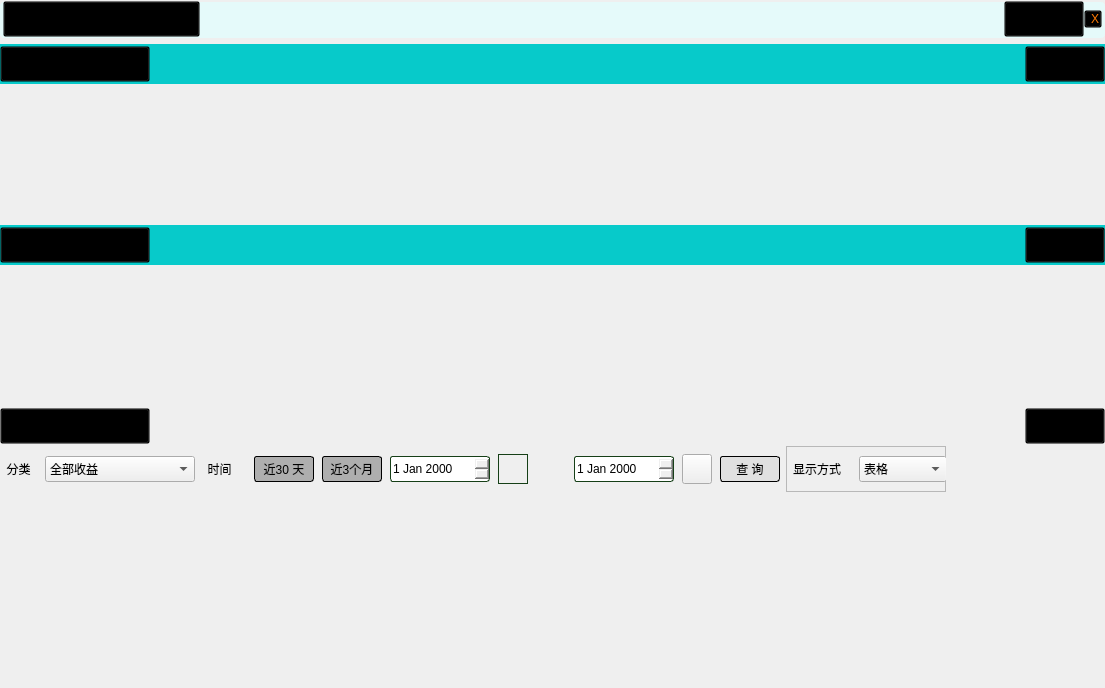
<?xml version="1.0" encoding="UTF-8"?>
<ui version="4.0">
 <class>Income</class>
 <widget class="QWidget" name="Income">
  <property name="geometry">
   <rect>
    <x>0</x>
    <y>0</y>
    <width>1105</width>
    <height>688</height>
   </rect>
  </property>
  <property name="windowTitle">
   <string>Form</string>
  </property>
  <layout class="QVBoxLayout" name="verticalLayout_2">
   <property name="leftMargin">
    <number>0</number>
   </property>
   <property name="topMargin">
    <number>0</number>
   </property>
   <property name="rightMargin">
    <number>0</number>
   </property>
   <property name="bottomMargin">
    <number>0</number>
   </property>
   <item>
    <layout class="QVBoxLayout" name="verticalLayout">
     <item>
      <widget class="QWidget" name="widget_tips" native="true">
       <property name="minimumSize">
        <size>
         <width>0</width>
         <height>38</height>
        </size>
       </property>
       <property name="maximumSize">
        <size>
         <width>16777215</width>
         <height>38</height>
        </size>
       </property>
       <property name="styleSheet">
        <string notr="true">#widget_tips
{
margin-top: 2px;
border-radius: 4px;
background-color: #e5fafa;
}</string>
       </property>
       <layout class="QHBoxLayout" name="horizontalLayout_22" stretch="0,3,3,4">
        <property name="spacing">
         <number>0</number>
        </property>
        <property name="leftMargin">
         <number>3</number>
        </property>
        <property name="topMargin">
         <number>0</number>
        </property>
        <property name="rightMargin">
         <number>3</number>
        </property>
        <property name="bottomMargin">
         <number>0</number>
        </property>
        <item>
         <widget class="QPushButton" name="pushButton_45">
          <property name="minimumSize">
           <size>
            <width>180</width>
            <height>36</height>
           </size>
          </property>
          <property name="maximumSize">
           <size>
            <width>16777215</width>
            <height>36</height>
           </size>
          </property>
          <property name="styleSheet">
           <string notr="true">QPushButton
{
text-align: left;
padding-left: 6px;
font: 400 12px &quot;微软雅黑&quot;;
background-color: transparent;
}
QPushButton:hover
{
color: #ff4536;
}</string>
          </property>
          <property name="text">
           <string>完成实名 认证， 获取更多收益！&gt;&gt;</string>
          </property>
         </widget>
        </item>
        <item>
         <spacer name="horizontalSpacer_19">
          <property name="orientation">
           <enum>Qt::Horizontal</enum>
          </property>
          <property name="sizeHint" stdset="0">
           <size>
            <width>922</width>
            <height>20</height>
           </size>
          </property>
         </spacer>
        </item>
        <item>
         <widget class="QPushButton" name="pushButton_46">
          <property name="minimumSize">
           <size>
            <width>80</width>
            <height>36</height>
           </size>
          </property>
          <property name="maximumSize">
           <size>
            <width>80</width>
            <height>36</height>
           </size>
          </property>
          <property name="styleSheet">
           <string notr="true">QPushButton
{
text-align: left;
padding-left: 6px;
font: 400 12px &quot;微软雅黑&quot;;
background-color: transparent;
}
QPushButton:hover
{
color: #ff4536;
}</string>
          </property>
          <property name="text">
           <string>前往认证-&gt;</string>
          </property>
         </widget>
        </item>
        <item>
         <widget class="QPushButton" name="pushButton_tipClose">
          <property name="minimumSize">
           <size>
            <width>18</width>
            <height>18</height>
           </size>
          </property>
          <property name="maximumSize">
           <size>
            <width>18</width>
            <height>18</height>
           </size>
          </property>
          <property name="styleSheet">
           <string notr="true">QPushButton
{
color: rgb(255, 123, 4);
text-align: left;
padding-left: 6px;
font: 400 12px &quot;微软雅黑&quot;;
background-color: transparent;
}
QPushButton:hover
{
color: #ff4536;
}</string>
          </property>
          <property name="text">
           <string>X</string>
          </property>
         </widget>
        </item>
       </layout>
      </widget>
     </item>
     <item>
      <widget class="QWidget" name="widget_incomeGet" native="true">
       <property name="minimumSize">
        <size>
         <width>0</width>
         <height>175</height>
        </size>
       </property>
       <property name="maximumSize">
        <size>
         <width>16777215</width>
         <height>175</height>
        </size>
       </property>
       <property name="styleSheet">
        <string notr="true"/>
       </property>
       <layout class="QVBoxLayout" name="verticalLayout_38">
        <property name="spacing">
         <number>0</number>
        </property>
        <property name="leftMargin">
         <number>0</number>
        </property>
        <property name="topMargin">
         <number>0</number>
        </property>
        <property name="rightMargin">
         <number>0</number>
        </property>
        <property name="bottomMargin">
         <number>0</number>
        </property>
        <item>
         <layout class="QVBoxLayout" name="verticalLayout_37">
          <item>
           <widget class="QWidget" name="widget_16" native="true">
            <property name="minimumSize">
             <size>
              <width>0</width>
              <height>40</height>
             </size>
            </property>
            <property name="maximumSize">
             <size>
              <width>16777215</width>
              <height>40</height>
             </size>
            </property>
            <property name="styleSheet">
             <string notr="true">#widget_16
{
background-color: rgb(7, 202, 202);
}</string>
            </property>
            <layout class="QHBoxLayout" name="horizontalLayout_23">
             <property name="spacing">
              <number>0</number>
             </property>
             <property name="leftMargin">
              <number>0</number>
             </property>
             <property name="topMargin">
              <number>0</number>
             </property>
             <property name="rightMargin">
              <number>0</number>
             </property>
             <property name="bottomMargin">
              <number>0</number>
             </property>
             <item>
              <widget class="QPushButton" name="pushButton__cashtitle">
               <property name="minimumSize">
                <size>
                 <width>150</width>
                 <height>36</height>
                </size>
               </property>
               <property name="maximumSize">
                <size>
                 <width>16777215</width>
                 <height>36</height>
                </size>
               </property>
               <property name="styleSheet">
                <string notr="true">QPushButton
{
text-align: left;
padding-left: 6px;
font: 800 16px &quot;微软雅黑&quot;;
background-color: transparent;
}</string>
               </property>
               <property name="text">
                <string>  收益提现</string>
               </property>
              </widget>
             </item>
             <item>
              <spacer name="horizontalSpacer_20">
               <property name="orientation">
                <enum>Qt::Horizontal</enum>
               </property>
               <property name="sizeHint" stdset="0">
                <size>
                 <width>998</width>
                 <height>20</height>
                </size>
               </property>
              </spacer>
             </item>
             <item>
              <widget class="QPushButton" name="pushButton_53">
               <property name="minimumSize">
                <size>
                 <width>80</width>
                 <height>36</height>
                </size>
               </property>
               <property name="maximumSize">
                <size>
                 <width>80</width>
                 <height>36</height>
                </size>
               </property>
               <property name="styleSheet">
                <string notr="true">QPushButton
{
text-align: left;
padding-left: 6px;
font: 400 12px &quot;微软雅黑&quot;;
background-color: transparent;
}
QPushButton:hover
{
color: #ff4536;
}</string>
               </property>
               <property name="text">
                <string>   结算说明</string>
               </property>
              </widget>
             </item>
            </layout>
           </widget>
          </item>
          <item>
           <widget class="QListWidget" name="listWidget_incomes">
            <property name="styleSheet">
             <string notr="true">QListWidget
{
border-radius: 0px;
/*border: 2px dashed gray;*/
font: 400 16px &quot;微软雅黑&quot;;
background-color: transparent;
}

QListWidget::item
{
height: 36px;
color: #a8a8a8;
padding: 2px 2px;
background-color: white;
}

QListWidget::item:selected
{
color: #65dede;
}

QListWidget::item:hover
{
color: #65dede;
}</string>
            </property>
           </widget>
          </item>
         </layout>
        </item>
       </layout>
      </widget>
     </item>
     <item>
      <widget class="QWidget" name="widget_incomeType" native="true">
       <property name="minimumSize">
        <size>
         <width>0</width>
         <height>175</height>
        </size>
       </property>
       <property name="maximumSize">
        <size>
         <width>16777215</width>
         <height>175</height>
        </size>
       </property>
       <layout class="QVBoxLayout" name="verticalLayout_43">
        <property name="spacing">
         <number>0</number>
        </property>
        <property name="leftMargin">
         <number>0</number>
        </property>
        <property name="topMargin">
         <number>0</number>
        </property>
        <property name="rightMargin">
         <number>0</number>
        </property>
        <property name="bottomMargin">
         <number>0</number>
        </property>
        <item>
         <layout class="QVBoxLayout" name="verticalLayout_44">
          <item>
           <widget class="QWidget" name="widget_17" native="true">
            <property name="minimumSize">
             <size>
              <width>0</width>
              <height>40</height>
             </size>
            </property>
            <property name="maximumSize">
             <size>
              <width>16777215</width>
              <height>40</height>
             </size>
            </property>
            <property name="styleSheet">
             <string notr="true">#widget_17
{
background-color: rgb(7, 202, 202);
}</string>
            </property>
            <layout class="QHBoxLayout" name="horizontalLayout_24">
             <property name="spacing">
              <number>0</number>
             </property>
             <property name="leftMargin">
              <number>0</number>
             </property>
             <property name="topMargin">
              <number>0</number>
             </property>
             <property name="rightMargin">
              <number>0</number>
             </property>
             <property name="bottomMargin">
              <number>0</number>
             </property>
             <item>
              <widget class="QPushButton" name="pushButton_gtypetitle">
               <property name="minimumSize">
                <size>
                 <width>150</width>
                 <height>36</height>
                </size>
               </property>
               <property name="maximumSize">
                <size>
                 <width>16777215</width>
                 <height>36</height>
                </size>
               </property>
               <property name="styleSheet">
                <string notr="true">QPushButton
{
text-align: left;
padding-left: 6px;
font: 800 16px &quot;微软雅黑&quot;;
background-color: transparent;
}</string>
               </property>
               <property name="text">
                <string>  收益类型</string>
               </property>
              </widget>
             </item>
             <item>
              <spacer name="horizontalSpacer_21">
               <property name="orientation">
                <enum>Qt::Horizontal</enum>
               </property>
               <property name="sizeHint" stdset="0">
                <size>
                 <width>998</width>
                 <height>20</height>
                </size>
               </property>
              </spacer>
             </item>
             <item>
              <widget class="QPushButton" name="pushButton_57">
               <property name="minimumSize">
                <size>
                 <width>80</width>
                 <height>36</height>
                </size>
               </property>
               <property name="maximumSize">
                <size>
                 <width>80</width>
                 <height>36</height>
                </size>
               </property>
               <property name="styleSheet">
                <string notr="true">QPushButton
{
text-align: left;
padding-left: 6px;
font: 400 12px &quot;微软雅黑&quot;;
background-color: transparent;
}
QPushButton:hover
{
color: #ff4536;
}</string>
               </property>
               <property name="text">
                <string/>
               </property>
              </widget>
             </item>
            </layout>
           </widget>
          </item>
          <item>
           <widget class="QListWidget" name="listWidget_gainType">
            <property name="styleSheet">
             <string notr="true">QListWidget
{
border-radius: 0px;
/*border: 2px dashed gray;*/
font: 400 16px &quot;微软雅黑&quot;;
background-color: transparent;
}

QListWidget::item
{
height: 36px;
color: #a8a8a8;
padding: 2px 2px;
background-color: white;
}

QListWidget::item:selected
{
color: #65dede;
}

QListWidget::item:hover
{
color: #65dede;
}</string>
            </property>
           </widget>
          </item>
         </layout>
        </item>
       </layout>
      </widget>
     </item>
     <item>
      <widget class="QWidget" name="widget_incomeDetail" native="true">
       <property name="minimumSize">
        <size>
         <width>0</width>
         <height>280</height>
        </size>
       </property>
       <layout class="QVBoxLayout" name="verticalLayout_42">
        <property name="spacing">
         <number>0</number>
        </property>
        <property name="leftMargin">
         <number>0</number>
        </property>
        <property name="topMargin">
         <number>0</number>
        </property>
        <property name="rightMargin">
         <number>0</number>
        </property>
        <property name="bottomMargin">
         <number>0</number>
        </property>
        <item>
         <layout class="QVBoxLayout" name="verticalLayout_39">
          <item>
           <widget class="QWidget" name="widget_20" native="true">
            <property name="minimumSize">
             <size>
              <width>0</width>
              <height>40</height>
             </size>
            </property>
            <property name="maximumSize">
             <size>
              <width>16777215</width>
              <height>40</height>
             </size>
            </property>
            <property name="styleSheet">
             <string notr="true">#widget_18
{
background-color: rgb(7, 202, 202);
}</string>
            </property>
            <layout class="QHBoxLayout" name="horizontalLayout_29">
             <property name="spacing">
              <number>0</number>
             </property>
             <property name="leftMargin">
              <number>0</number>
             </property>
             <property name="topMargin">
              <number>0</number>
             </property>
             <property name="rightMargin">
              <number>0</number>
             </property>
             <property name="bottomMargin">
              <number>0</number>
             </property>
             <item>
              <widget class="QPushButton" name="pushButton_gdetailtitle">
               <property name="minimumSize">
                <size>
                 <width>150</width>
                 <height>36</height>
                </size>
               </property>
               <property name="maximumSize">
                <size>
                 <width>16777215</width>
                 <height>36</height>
                </size>
               </property>
               <property name="styleSheet">
                <string notr="true">QPushButton
{
text-align: left;
padding-left: 6px;
font: 800 16px &quot;微软雅黑&quot;;
background-color: transparent;
}</string>
               </property>
               <property name="text">
                <string>  提现明细</string>
               </property>
              </widget>
             </item>
             <item>
              <spacer name="horizontalSpacer_24">
               <property name="orientation">
                <enum>Qt::Horizontal</enum>
               </property>
               <property name="sizeHint" stdset="0">
                <size>
                 <width>998</width>
                 <height>20</height>
                </size>
               </property>
              </spacer>
             </item>
             <item>
              <widget class="QPushButton" name="pushButton_60">
               <property name="minimumSize">
                <size>
                 <width>80</width>
                 <height>36</height>
                </size>
               </property>
               <property name="maximumSize">
                <size>
                 <width>80</width>
                 <height>36</height>
                </size>
               </property>
               <property name="styleSheet">
                <string notr="true">QPushButton
{
text-align: left;
padding-left: 6px;
font: 400 12px &quot;微软雅黑&quot;;
background-color: transparent;
}
QPushButton:hover
{
color: #ff4536;
}</string>
               </property>
               <property name="text">
                <string/>
               </property>
              </widget>
             </item>
            </layout>
           </widget>
          </item>
          <item>
           <layout class="QVBoxLayout" name="verticalLayout_40">
            <item>
             <widget class="QWidget" name="widget_21" native="true">
              <property name="minimumSize">
               <size>
                <width>0</width>
                <height>46</height>
               </size>
              </property>
              <property name="maximumSize">
               <size>
                <width>16777215</width>
                <height>46</height>
               </size>
              </property>
              <layout class="QHBoxLayout" name="horizontalLayout_30">
               <property name="leftMargin">
                <number>0</number>
               </property>
               <property name="topMargin">
                <number>0</number>
               </property>
               <property name="rightMargin">
                <number>0</number>
               </property>
               <property name="bottomMargin">
                <number>0</number>
               </property>
               <item>
                <widget class="QWidget" name="widget_sortType" native="true">
                 <property name="minimumSize">
                  <size>
                   <width>0</width>
                   <height>40</height>
                  </size>
                 </property>
                 <property name="maximumSize">
                  <size>
                   <width>16777215</width>
                   <height>40</height>
                  </size>
                 </property>
                 <layout class="QHBoxLayout" name="horizontalLayout_31">
                  <property name="spacing">
                   <number>0</number>
                  </property>
                  <property name="leftMargin">
                   <number>0</number>
                  </property>
                  <property name="topMargin">
                   <number>0</number>
                  </property>
                  <property name="rightMargin">
                   <number>0</number>
                  </property>
                  <property name="bottomMargin">
                   <number>0</number>
                  </property>
                  <item>
                   <widget class="QLabel" name="label_gtype">
                    <property name="minimumSize">
                     <size>
                      <width>45</width>
                      <height>26</height>
                     </size>
                    </property>
                    <property name="maximumSize">
                     <size>
                      <width>45</width>
                      <height>26</height>
                     </size>
                    </property>
                    <property name="text">
                     <string>  分类</string>
                    </property>
                   </widget>
                  </item>
                  <item>
                   <widget class="QComboBox" name="comboBox_gains">
                    <property name="minimumSize">
                     <size>
                      <width>150</width>
                      <height>26</height>
                     </size>
                    </property>
                    <property name="maximumSize">
                     <size>
                      <width>150</width>
                      <height>26</height>
                     </size>
                    </property>
                    <item>
                     <property name="text">
                      <string>全部收益</string>
                     </property>
                    </item>
                    <item>
                     <property name="text">
                      <string>视频收益</string>
                     </property>
                    </item>
                    <item>
                     <property name="text">
                      <string>音乐收益</string>
                     </property>
                    </item>
                   </widget>
                  </item>
                 </layout>
                </widget>
               </item>
               <item>
                <widget class="QWidget" name="widget_typeselect" native="true">
                 <property name="minimumSize">
                  <size>
                   <width>0</width>
                   <height>40</height>
                  </size>
                 </property>
                 <property name="maximumSize">
                  <size>
                   <width>16777215</width>
                   <height>40</height>
                  </size>
                 </property>
                 <property name="styleSheet">
                  <string notr="true">QDateEdit
{
border: 1px solid rgb(22,63,23);
color: black;
border-radius: 3px;
}
 
QDateEdit:on 
{ /* shift the text when the popup opens */
padding-top: 3px;
padding-left: 4px;
}
 
QDateEdit::drop-down 
{
subcontrol-origin: padding;
subcontrol-position: top right;
width: 6px;
 
border-left-color: darkgray;
border-left-style: solid; /* just a single line */
border-top-right-radius: 3px; /* same radius as the QComboBox */
border-bottom-right-radius: 3px;
}
 
 
QDateEdit::down-arrow 
{
    /*image: url(:/YxStreamClient/Resources/comboxarrow.png);*/
}
 
QDateEdit::down-arrow:on 
{ /* shift the arrow when popup is open */
    top: 1px;
    left: 1px;
}
 
</string>
                 </property>
                 <layout class="QHBoxLayout" name="horizontalLayout_32">
                  <property name="spacing">
                   <number>8</number>
                  </property>
                  <property name="leftMargin">
                   <number>0</number>
                  </property>
                  <property name="topMargin">
                   <number>0</number>
                  </property>
                  <property name="rightMargin">
                   <number>0</number>
                  </property>
                  <property name="bottomMargin">
                   <number>0</number>
                  </property>
                  <item>
                   <widget class="QLabel" name="label_time_2">
                    <property name="minimumSize">
                     <size>
                      <width>45</width>
                      <height>26</height>
                     </size>
                    </property>
                    <property name="maximumSize">
                     <size>
                      <width>45</width>
                      <height>26</height>
                     </size>
                    </property>
                    <property name="text">
                     <string>  时间</string>
                    </property>
                   </widget>
                  </item>
                  <item>
                   <widget class="QPushButton" name="pushButton_mark1">
                    <property name="minimumSize">
                     <size>
                      <width>60</width>
                      <height>26</height>
                     </size>
                    </property>
                    <property name="maximumSize">
                     <size>
                      <width>60</width>
                      <height>26</height>
                     </size>
                    </property>
                    <property name="styleSheet">
                     <string notr="true">QPushButton
{
border: 1px solid black;
border-radius: 3px;
background-color: rgba(157, 157, 157,0.8);
}

QPushButton:checked
{
background-color: rgb(157, 157, 157);
}

QPushButton:hover
{
color: #07caca;
background-color: rgb(157, 157, 157);
}</string>
                    </property>
                    <property name="text">
                     <string>近30 天</string>
                    </property>
                   </widget>
                  </item>
                  <item>
                   <widget class="QPushButton" name="pushButton_mark2">
                    <property name="minimumSize">
                     <size>
                      <width>60</width>
                      <height>26</height>
                     </size>
                    </property>
                    <property name="maximumSize">
                     <size>
                      <width>60</width>
                      <height>26</height>
                     </size>
                    </property>
                    <property name="styleSheet">
                     <string notr="true">QPushButton
{
border: 1px solid black;
border-radius: 3px;
background-color: rgba(157, 157, 157,0.8);
}

QPushButton:checked
{
background-color: rgb(157, 157, 157);
}

QPushButton:hover
{
color: #07caca;
background-color: rgb(157, 157, 157);
}</string>
                    </property>
                    <property name="text">
                     <string>近3个月</string>
                    </property>
                   </widget>
                  </item>
                  <item>
                   <widget class="QDateEdit" name="dateEdit_start">
                    <property name="minimumSize">
                     <size>
                      <width>100</width>
                      <height>26</height>
                     </size>
                    </property>
                    <property name="maximumSize">
                     <size>
                      <width>100</width>
                      <height>26</height>
                     </size>
                    </property>
                    <property name="styleSheet">
                     <string notr="true"/>
                    </property>
                   </widget>
                  </item>
                  <item>
                   <widget class="QPushButton" name="pushButton_date1">
                    <property name="minimumSize">
                     <size>
                      <width>30</width>
                      <height>30</height>
                     </size>
                    </property>
                    <property name="maximumSize">
                     <size>
                      <width>30</width>
                      <height>30</height>
                     </size>
                    </property>
                    <property name="styleSheet">
                     <string notr="true">#pushButton_date1
{
border: 1px solid rgb(22,63,23);
padding: 1px;
border-image: url(:/images/creator/caledar_normal.png);
}

#pushButton_date1:hover
{
border-image: url(:/images/creator/caledar_hover.png);
}</string>
                    </property>
                    <property name="text">
                     <string/>
                    </property>
                   </widget>
                  </item>
                  <item>
                   <widget class="QLabel" name="label_to">
                    <property name="minimumSize">
                     <size>
                      <width>30</width>
                      <height>26</height>
                     </size>
                    </property>
                    <property name="maximumSize">
                     <size>
                      <width>30</width>
                      <height>26</height>
                     </size>
                    </property>
                    <property name="styleSheet">
                     <string notr="true">#label_to
{
border-image: url(:/images/creator/label_tto.png);
}</string>
                    </property>
                    <property name="text">
                     <string/>
                    </property>
                   </widget>
                  </item>
                  <item>
                   <widget class="QDateEdit" name="dateEdit_end">
                    <property name="minimumSize">
                     <size>
                      <width>100</width>
                      <height>26</height>
                     </size>
                    </property>
                    <property name="maximumSize">
                     <size>
                      <width>100</width>
                      <height>26</height>
                     </size>
                    </property>
                    <property name="styleSheet">
                     <string notr="true"/>
                    </property>
                   </widget>
                  </item>
                  <item>
                   <widget class="QPushButton" name="pushButton_date2">
                    <property name="minimumSize">
                     <size>
                      <width>30</width>
                      <height>30</height>
                     </size>
                    </property>
                    <property name="maximumSize">
                     <size>
                      <width>30</width>
                      <height>30</height>
                     </size>
                    </property>
                    <property name="styleSheet">
                     <string notr="true">#pushButton_date2
{
border-image: url(:/images/creator/caledar_normal.png);
}

#pushButton_date2:hover
{
border-image: url(:/images/creator/caledar_hover.png);
}</string>
                    </property>
                    <property name="text">
                     <string/>
                    </property>
                   </widget>
                  </item>
                  <item>
                   <widget class="QPushButton" name="pushButton_54">
                    <property name="minimumSize">
                     <size>
                      <width>60</width>
                      <height>26</height>
                     </size>
                    </property>
                    <property name="maximumSize">
                     <size>
                      <width>60</width>
                      <height>26</height>
                     </size>
                    </property>
                    <property name="styleSheet">
                     <string notr="true">QPushButton
{
border: 1px solid black;
border-radius: 3px;
background-color: rgba(214, 214, 214,0.6);
}

QPushButton:checked
{
background-color: rgb(157, 157, 157);
}

QPushButton:hover
{
color: rgb(255, 81, 58);
background-color: rgba(157, 157, 157,0.8);
}</string>
                    </property>
                    <property name="text">
                     <string>查 询</string>
                    </property>
                   </widget>
                  </item>
                 </layout>
                </widget>
               </item>
               <item>
                <widget class="QFrame" name="frame_show">
                 <property name="minimumSize">
                  <size>
                   <width>160</width>
                   <height>0</height>
                  </size>
                 </property>
                 <property name="maximumSize">
                  <size>
                   <width>160</width>
                   <height>16777215</height>
                  </size>
                 </property>
                 <property name="frameShape">
                  <enum>QFrame::StyledPanel</enum>
                 </property>
                 <property name="frameShadow">
                  <enum>QFrame::Raised</enum>
                 </property>
                 <layout class="QHBoxLayout" name="horizontalLayout_2">
                  <property name="leftMargin">
                   <number>6</number>
                  </property>
                  <property name="topMargin">
                   <number>0</number>
                  </property>
                  <property name="rightMargin">
                   <number>0</number>
                  </property>
                  <property name="bottomMargin">
                   <number>0</number>
                  </property>
                  <item>
                   <widget class="QLabel" name="label_showType">
                    <property name="minimumSize">
                     <size>
                      <width>60</width>
                      <height>26</height>
                     </size>
                    </property>
                    <property name="maximumSize">
                     <size>
                      <width>60</width>
                      <height>26</height>
                     </size>
                    </property>
                    <property name="text">
                     <string>显示方式</string>
                    </property>
                   </widget>
                  </item>
                  <item>
                   <widget class="QComboBox" name="comboBox_showType">
                    <property name="minimumSize">
                     <size>
                      <width>88</width>
                      <height>26</height>
                     </size>
                    </property>
                    <property name="maximumSize">
                     <size>
                      <width>88</width>
                      <height>26</height>
                     </size>
                    </property>
                    <item>
                     <property name="text">
                      <string>表格</string>
                     </property>
                    </item>
                    <item>
                     <property name="text">
                      <string>折线图</string>
                     </property>
                    </item>
                    <item>
                     <property name="text">
                      <string>柱状图</string>
                     </property>
                    </item>
                    <item>
                     <property name="text">
                      <string>饼图</string>
                     </property>
                    </item>
                   </widget>
                  </item>
                 </layout>
                </widget>
               </item>
               <item>
                <spacer name="horizontalSpacer_25">
                 <property name="orientation">
                  <enum>Qt::Horizontal</enum>
                 </property>
                 <property name="sizeHint" stdset="0">
                  <size>
                   <width>616</width>
                   <height>20</height>
                  </size>
                 </property>
                </spacer>
               </item>
              </layout>
             </widget>
            </item>
            <item>
             <widget class="QStackedWidget" name="stackedWidget_showType">
              <property name="currentIndex">
               <number>1</number>
              </property>
              <widget class="QWidget" name="page_table">
               <layout class="QVBoxLayout" name="verticalLayout_56">
                <property name="spacing">
                 <number>0</number>
                </property>
                <property name="leftMargin">
                 <number>0</number>
                </property>
                <property name="topMargin">
                 <number>0</number>
                </property>
                <property name="rightMargin">
                 <number>0</number>
                </property>
                <property name="bottomMargin">
                 <number>0</number>
                </property>
                <item>
                 <widget class="QTableWidget" name="tableWidget_records">
                  <property name="styleSheet">
                   <string notr="true">QHeaderView
{
font: 15px &quot;宋体&quot;;
color:rgb(230, 230, 230);
background-color: rgb(80, 80, 80);
}

QHeaderView::section:horizontal
{/*横表头*/
min-height:30px;
border:0;
border-bottom:1px solid rgb(0, 170, 255);
background-color: qlineargradient(spread:pad, x1:1, y1:0, x2:1, y2:1, stop:0 rgba(60, 60, 60, 255), stop:0.301136 rgba(40, 40, 40, 255), stop:0.909091 rgba(68, 68, 68, 255));
}

QHeaderView::section:vertical
{/*竖表头*/
min-width:60px;
padding-left:15px;
border:1px solid rgb(128, 128, 128);
border-top:0;
border-left:0;
background-color: qlineargradient(spread:pad, x1:1, y1:0, x2:1, y2:1, stop:0 rgba(60, 60, 60, 255), stop:0.301136 rgba(40, 40, 40, 255), stop:0.909091 rgba(68, 68, 68, 255));
}

QHeaderView::section
{
font: 15px &quot;宋体&quot;;
}

QHeaderView::section:hover
{
color:black;
background-color: qlineargradient(spread:pad, x1:1, y1:0, x2:1, y2:1, stop:0 rgba(255, 177, 21, 255), stop:0.335227 rgba(245, 163, 0, 255), stop:0.909091 rgba(255, 192, 66, 255));
}

QHeaderView::section:checked
{/*不取消高亮*/
font: 15px &quot;宋体&quot;;
color: rgb(255, 170, 0);
}

QHeaderView::section:selected
{
font: 15px &quot;宋体&quot;;
color: rgb(255, 170, 0);
}

QHeaderView::section:checked:hover
{
color: rgb(230, 230, 230);
}

QHeaderView::section:first
{/*表头第一个位置*/
}

QHeaderView::down-arrow
{/*图标用来排序的*/
}

QHeaderView::up-arrow
{
}

/*表格*/
QTableWidget
{/*对齐方式代码设置*/
border:1px solid rgb(128, 128, 128);
gridline-color: rgb(128, 128, 128);/*网格线颜色*/
background-color: transparent;
}

QTableWidget QTableCornerButton::section
{/*表头左上*/
border:0;
border-bottom:1px solid rgb(0, 170, 255);
background-color: qlineargradient(spread:pad, x1:1, y1:0, x2:1, y2:1, stop:0 rgba(60, 60, 60, 255), stop:0.301136 rgba(40, 40, 40, 255), stop:0.909091 rgba(68, 68, 68, 255));
}

QTableWidget::item
{/*表内容*/
font: 15px &quot;宋体&quot;;
color: rgb(230, 230, 230);
background-color: rgb(80, 80, 80);
}

QTableWidget::item:selected
{
color:black;
background-color: rgb(255, 170, 0);
}

QTableWidget::indicator
{
width: 20px;
height: 20px;
}

QTableWidget::indicator:enabled:checked
{
image: ;
}


QTableWidget::indicator:enabled:unchecked
{
image: ;
}</string>
                  </property>
                 </widget>
                </item>
               </layout>
              </widget>
              <widget class="QWidget" name="page_lines">
               <layout class="QVBoxLayout" name="verticalLayout_57">
                <property name="spacing">
                 <number>0</number>
                </property>
                <property name="leftMargin">
                 <number>0</number>
                </property>
                <property name="topMargin">
                 <number>0</number>
                </property>
                <property name="rightMargin">
                 <number>0</number>
                </property>
                <property name="bottomMargin">
                 <number>0</number>
                </property>
                <item>
                 <widget class="QWidget" name="widget_lines" native="true"/>
                </item>
               </layout>
              </widget>
              <widget class="QWidget" name="page_barchart">
               <layout class="QVBoxLayout" name="verticalLayout_58">
                <property name="spacing">
                 <number>0</number>
                </property>
                <property name="leftMargin">
                 <number>0</number>
                </property>
                <property name="topMargin">
                 <number>0</number>
                </property>
                <property name="rightMargin">
                 <number>0</number>
                </property>
                <property name="bottomMargin">
                 <number>0</number>
                </property>
                <item>
                 <widget class="QWidget" name="widget_barchart" native="true">
                  <widget class="QLabel" name="label_5">
                   <property name="geometry">
                    <rect>
                     <x>450</x>
                     <y>70</y>
                     <width>54</width>
                     <height>12</height>
                    </rect>
                   </property>
                   <property name="text">
                    <string>柱状图</string>
                   </property>
                  </widget>
                 </widget>
                </item>
               </layout>
              </widget>
              <widget class="QWidget" name="page_piechart">
               <layout class="QVBoxLayout" name="verticalLayout_59">
                <property name="spacing">
                 <number>0</number>
                </property>
                <property name="leftMargin">
                 <number>0</number>
                </property>
                <property name="topMargin">
                 <number>0</number>
                </property>
                <property name="rightMargin">
                 <number>0</number>
                </property>
                <property name="bottomMargin">
                 <number>0</number>
                </property>
                <item>
                 <widget class="QWidget" name="widget_piechart" native="true">
                  <widget class="QLabel" name="label_6">
                   <property name="geometry">
                    <rect>
                     <x>480</x>
                     <y>110</y>
                     <width>54</width>
                     <height>12</height>
                    </rect>
                   </property>
                   <property name="text">
                    <string>饼图</string>
                   </property>
                  </widget>
                 </widget>
                </item>
               </layout>
              </widget>
             </widget>
            </item>
           </layout>
          </item>
         </layout>
        </item>
       </layout>
      </widget>
     </item>
    </layout>
   </item>
  </layout>
 </widget>
 <resources/>
 <connections/>
</ui>
